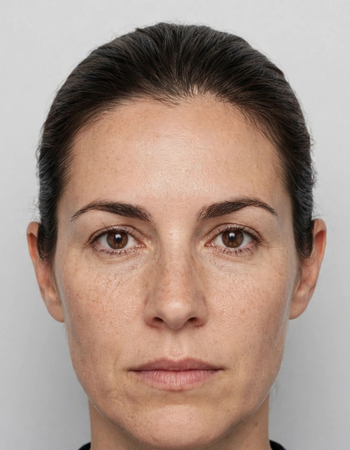
#> input picture portrait.png, 350 x 450 px
$ python draw.py
#> lines starting #> are read from the running program, lines starting #| are printed output that depends on the picture
#!/usr/bin/env python3
"""
draw.py -- deterministic generator for an invented passport spread.

Builds a 1024x720 image of an open passport of the (fictional) Republic of
Sorvane: a data page on the left and a visas / endorsements page on the
right, and writes it to entry.png next to this file.

Sorvane is a mountain republic on Lake Ilvara.  Its only land frontier
post, Brezhan, stands on the shore of the lake, and the road to the
neighbouring state of Kharovia runs straight across the ice.  The post
therefore exists only in winter: it opens when the lake ice is certified
at 40 cm or more and closes again at the thaw.  That single fact is woven
through the endorsements box, the Kharovian visa conditions and the
Brezhan ice-post stamps.

Everything is drawn with Pillow from fixed data and fixed random seeds,
so repeated runs produce a byte-identical entry.png.  The two-line ICAO
machine-readable zone at the foot of the data page is computed here from
the printed fields, with genuine 7-3-1 check digits.

Run:  python3 draw.py
"""

import math
import os
import random

from PIL import Image, ImageDraw, ImageEnhance, ImageFilter, ImageFont

HERE = os.path.dirname(os.path.abspath(__file__))
W, H = 1024, 720

# --------------------------------------------------------------------------
# Holder / document data -- the single source of truth for print and MRZ.
# --------------------------------------------------------------------------
SURNAME = "OSTREV"
GIVEN = "MIRA ELEN"
NATIONALITY_MRZ = "SRV"
DOC_NUMBER = "S7V482916"          # 9 characters
DOB_MRZ = "890314"                # 14 MAR 1989
SEX_MRZ = "F"
EXPIRY_MRZ = "310206"             # 06 FEB 2031
PERSONAL_NO = "289031442107"      # 12 digits, padded to 14 in the MRZ

# --------------------------------------------------------------------------
# Fonts (system fonts only -- the grader sandbox has no network).
# --------------------------------------------------------------------------
SANS = "/usr/share/fonts/truetype/liberation/LiberationSans-Regular.ttf"
SANS_B = "/usr/share/fonts/truetype/liberation/LiberationSans-Bold.ttf"
SERIF = "/usr/share/fonts/truetype/liberation/LiberationSerif-Regular.ttf"
SERIF_B = "/usr/share/fonts/truetype/liberation/LiberationSerif-Bold.ttf"
MONO = "/usr/share/fonts/truetype/dejavu/DejaVuSansMono.ttf"
MONO_B = "/usr/share/fonts/truetype/dejavu/DejaVuSansMono-Bold.ttf"


def F(path, size):
    return ImageFont.truetype(path, size)


# --------------------------------------------------------------------------
# ICAO 9303 check digits (weights 7-3-1 repeating).
# --------------------------------------------------------------------------
def _char_value(ch):
    if ch == "<":
        return 0
    if ch.isdigit():
        return int(ch)
    return ord(ch) - 55  # A=10 .. Z=35


def check_digit(data):
    weights = (7, 3, 1)
    total = sum(_char_value(c) * weights[i % 3] for i, c in enumerate(data))
    return str(total % 10)


def build_mrz():
    line1 = ("P<" + NATIONALITY_MRZ + SURNAME + "<<" +
             GIVEN.replace(" ", "<"))
    line1 = line1.ljust(44, "<")[:44]

    personal = PERSONAL_NO.ljust(14, "<")[:14]
    body = (DOC_NUMBER + check_digit(DOC_NUMBER)
            + NATIONALITY_MRZ
            + DOB_MRZ + check_digit(DOB_MRZ)
            + SEX_MRZ
            + EXPIRY_MRZ + check_digit(EXPIRY_MRZ)
            + personal + check_digit(personal))
    composite_src = (DOC_NUMBER + check_digit(DOC_NUMBER)
                     + DOB_MRZ + check_digit(DOB_MRZ)
                     + EXPIRY_MRZ + check_digit(EXPIRY_MRZ)
                     + personal + check_digit(personal))
    line2 = body + check_digit(composite_src)
    assert len(line1) == 44 and len(line2) == 44, (line1, line2)
    return line1, line2


# --------------------------------------------------------------------------
# Paper, texture, guilloche.
# --------------------------------------------------------------------------
INK = (43, 48, 66)          # muted blue-black print ink
INK_SOFT = (74, 80, 98)
LABEL = (96, 104, 122)
RULE = (150, 152, 148)


def paper_page(rng_seed):
    """One textured off-white security-paper page (490 x 684)."""
    pw, ph = 490, 684
    base = Image.new("RGB", (pw, ph), (240, 235, 220))
    noise = Image.effect_noise((pw, ph), 11).convert("L")
    base = Image.composite(Image.new("RGB", (pw, ph), (232, 226, 208)),
                           base, noise.point(lambda v: 26 if v > 150 else 0))
    d = ImageDraw.Draw(base, "RGBA")
    rng = random.Random(rng_seed)
    # faint paper fibres
    for _ in range(260):
        x, y = rng.uniform(0, pw), rng.uniform(0, ph)
        ln = rng.uniform(3, 9)
        d.line([x, y, x + ln, y + rng.uniform(-1.5, 1.5)],
               fill=(120, 118, 104, 14), width=1)
    # guilloche: two families of fine interlaced sine waves, very pale
    for k in range(26):
        y0 = 8 + k * 27
        pts = []
        for x in range(0, pw + 4, 4):
            y = y0 + 7 * math.sin(x / 46.0 + k * 0.9) \
                   + 3 * math.sin(x / 13.0 + k * 1.7)
            pts.append((x, y))
        d.line(pts, fill=(110, 148, 150, 26), width=1)
    for k in range(18):
        x0 = 10 + k * 28
        pts = []
        for y in range(0, ph + 4, 4):
            x = x0 + 6 * math.sin(y / 52.0 + k * 1.1) \
                   + 3 * math.cos(y / 15.0 + k * 0.6)
            pts.append((x, y))
        d.line(pts, fill=(178, 138, 138, 20), width=1)
    # a soft central rosette behind the middle of the page
    cx, cy = pw // 2, ph // 2
    for r in range(16, 150, 9):
        d.ellipse([cx - r, cy - int(r * 0.72), cx + r, cy + int(r * 0.72)],
                  outline=(110, 148, 150, 18), width=1)
    return base


def text(d, xy, s, font, fill=INK, anchor="la", spacing=0):
    d.text(xy, s, font=font, fill=fill, anchor=anchor, spacing=spacing)


def draw_emblem(d, cx, cy, r):
    """Simple state emblem: ring, peaks over lake waves, one star."""
    col = (86, 100, 122)
    d.ellipse([cx - r, cy - r, cx + r, cy + r], outline=col, width=2)
    d.ellipse([cx - r + 4, cy - r + 4, cx + r - 4, cy + r - 4],
              outline=col, width=1)
    # twin peaks
    d.line([cx - r * 0.55, cy + r * 0.05, cx - r * 0.12, cy - r * 0.42],
           fill=col, width=2)
    d.line([cx - r * 0.12, cy - r * 0.42, cx + r * 0.18, cy + r * 0.05],
           fill=col, width=2)
    d.line([cx + r * 0.05, cy - r * 0.05, cx + r * 0.38, cy - r * 0.34],
           fill=col, width=2)
    d.line([cx + r * 0.38, cy - r * 0.34, cx + r * 0.58, cy + r * 0.05],
           fill=col, width=2)
    # lake waves
    for i, yy in enumerate((0.22, 0.38, 0.54)):
        pts = []
        for t in range(21):
            x = cx - r * 0.55 + t * (r * 1.1 / 20)
            y = cy + r * yy + 2.2 * math.sin(t / 2.6 + i * 1.3)
            pts.append((x, y))
        d.line(pts, fill=col, width=1)
    # star above the peaks
    sx, sy, sr = cx, cy - r * 0.66, r * 0.13
    pts = []
    for i in range(10):
        ang = -math.pi / 2 + i * math.pi / 5
        rad = sr if i % 2 == 0 else sr * 0.45
        pts.append((sx + rad * math.cos(ang), sy + rad * math.sin(ang)))
    d.polygon(pts, fill=col)


def signature(d, x, y, w):
    """A handwritten-style scrawl: tall looped initial, low humps, tail."""
    col = (38, 44, 84)
    # tall loop of the initial letter
    pts = []
    for i in range(41):
        t = i / 40 * 2 * math.pi
        pts.append((x + 12 + 10 * math.sin(t), y + 2 - 13 * math.cos(t)
                    + 4 * math.sin(t)))
    d.line(pts, fill=col, width=2, joint="curve")
    # the body of the name: two low humps sinking to the baseline
    pts = []
    for i in range(81):
        t = i / 80
        px = x + 16 + t * (w - 34)
        py = y + 12 - 9 * math.sin(t * math.pi * 2.2) * (1 - t * 0.55) \
            - 3 * math.sin(t * math.pi * 7.0)
        pts.append((px, py))
    d.line(pts, fill=col, width=2, joint="curve")
    # rising tail stroke that crosses back over the end
    d.line([x + w - 26, y + 14, x + w - 4, y - 6], fill=col, width=1)
    # underline flourish
    pts = [(x + 4 + t * (w - 10), y + 19 + 2.5 * math.sin(t * 8.0))
           for t in [i / 40 for i in range(41)]]
    d.line(pts, fill=col, width=1)


# --------------------------------------------------------------------------
# Rubber stamps: drawn on their own layer, speckled, rotated, pasted.
# --------------------------------------------------------------------------
def _speckle(img, rng, keep=0.86):
    px = img.load()
    w, h = img.size
    for yy in range(h):
        for xx in range(w):
            r, g, b, a = px[xx, yy]
            if a and rng.random() > keep:
                px[xx, yy] = (r, g, b, int(a * rng.uniform(0.1, 0.5)))
    return img


def round_stamp(lines, ink, radius, seed, date_line=None):
    s = radius * 2 + 16
    img = Image.new("RGBA", (s, s), (0, 0, 0, 0))
    d = ImageDraw.Draw(img)
    c = s // 2
    d.ellipse([8, 8, s - 8, s - 8], outline=ink + (205,), width=3)
    d.ellipse([15, 15, s - 15, s - 15], outline=ink + (170,), width=1)
    n = len(lines) + (1 if date_line else 0)
    y = c - (n * 15 - 3) // 2 - 6
    for ln in lines:
        text(d, (c, y), ln, F(SANS_B, 10), ink + (205,), anchor="ma")
        y += 15
    if date_line:
        text(d, (c, y + 1), date_line, F(MONO_B, 13), ink + (220,),
             anchor="ma")
    return _speckle(img, random.Random(seed))


def rect_stamp(lines, ink, w, h, seed, date_line=None):
    img = Image.new("RGBA", (w + 12, h + 12), (0, 0, 0, 0))
    d = ImageDraw.Draw(img)
    d.rectangle([5, 5, w + 6, h + 6], outline=ink + (200,), width=3)
    d.rectangle([10, 10, w + 1, h + 1], outline=ink + (150,), width=1)
    n = len(lines) + (1 if date_line else 0)
    y = (h + 12 - ((n - 1) * 15 + 13)) // 2
    for ln in lines:
        text(d, ((w + 12) // 2, y), ln, F(SANS_B, 10), ink + (200,),
             anchor="ma")
        y += 15
    if date_line:
        text(d, ((w + 12) // 2, y + 1), date_line, F(MONO_B, 13),
             ink + (215,), anchor="ma")
    return _speckle(img, random.Random(seed))


def paste_rot(base, stamp, cx, cy, angle):
    rot = stamp.rotate(angle, resample=Image.BICUBIC, expand=True)
    base.alpha_composite(rot, (int(cx - rot.width / 2),
                               int(cy - rot.height / 2)))


# --------------------------------------------------------------------------
# Left page: the data page.
# --------------------------------------------------------------------------
def data_field(d, x, y, label, value, vfont=None):
    text(d, (x, y), label, F(SANS, 8), LABEL)
    text(d, (x, y + 10), value, vfont or F(SANS_B, 14), INK)


def build_left(page):
    page = page.convert("RGBA")
    d = ImageDraw.Draw(page, "RGBA")
    # header
    draw_emblem(d, 52, 44, 26)
    text(d, (256, 22), "REPUBLIKA SORVANE", F(SERIF_B, 19), INK,
         anchor="ma")
    text(d, (256, 46), "REPUBLIC OF SORVANE", F(SANS, 10), INK_SOFT,
         anchor="ma")
    text(d, (256, 62), "PASPORT  ·  PASSPORT", F(SANS_B, 11),
         (122, 60, 54), anchor="ma")
    d.line([26, 82, 464, 82], fill=RULE, width=1)
    text(d, (256, 88), "REPUBLIKA SORVANE · MINISTERUL DE INTERNE · ",
         F(SANS, 6), (140, 146, 150), anchor="ma")
    text(d, (26, 100), "DATE PERSONALE / PERSONAL PARTICULARS",
         F(SANS_B, 9), INK_SOFT)
    text(d, (464, 100), "3", F(SERIF_B, 13), INK_SOFT, anchor="ra")

    # portrait, in its thin official border
    portrait = Image.open(os.path.join(HERE, "portrait.png")).convert("RGB")
    portrait = portrait.resize((148, 190), Image.LANCZOS)
    page.paste(portrait, (30, 122))
    d.rectangle([29, 121, 179, 313], outline=(90, 96, 110), width=1)
    d.rectangle([27, 119, 181, 315], outline=(150, 152, 148), width=1)
    text(d, (105, 320), "FOTOGRAFIE / PHOTOGRAPH", F(SANS, 7), LABEL,
         anchor="ma")

    # ghost image -- the faint second portrait used as a security feature
    ghost = portrait.convert("L").resize((62, 80), Image.LANCZOS)
    ghost = ImageEnhance.Contrast(ghost).enhance(0.75)
    ghost_rgb = Image.merge("RGB", (ghost, ghost, ghost))
    page.paste(ghost_rgb, (398, 452))
    gd = ImageDraw.Draw(page, "RGBA")
    gd.rectangle([397, 451, 461, 533], outline=(150, 152, 148, 160),
                 width=1)
    d = ImageDraw.Draw(page, "RGBA")

    # data fields, right of the portrait
    fx = 196
    data_field(d, fx, 122, "TIP / TYPE", "P")
    data_field(d, 252, 122, "COD / CODE", "SRV")
    data_field(d, 330, 122, "NR. DOCUMENT / DOCUMENT No.", DOC_NUMBER,
               F(MONO_B, 13))
    data_field(d, fx, 160, "NUME / SURNAME", "OSTREV", F(SANS_B, 16))
    data_field(d, fx, 198, "PRENUME / GIVEN NAMES", "MIRA ELEN",
               F(SANS_B, 16))
    data_field(d, fx, 236, "CETATENIE / NATIONALITY",
               "SORVANA / SORVANIAN")
    data_field(d, fx, 272, "DATA NASTERII / DATE OF BIRTH",
               "14 MAR 1989")
    data_field(d, 352, 272, "SEX / SEX", "F")
    data_field(d, fx, 308, "LOCUL NASTERII / PLACE OF BIRTH", "VELBRANN")
    d.line([196, 344, 464, 344], fill=RULE, width=1)
    data_field(d, fx, 352, "DATA ELIBERARII / DATE OF ISSUE",
               "06 FEB 2021")
    data_field(d, 352, 352, "VALABIL PANA LA / EXPIRY", "06 FEB 2031")
    data_field(d, fx, 388, "OFICIUL EMITENT / ISSUING OFFICE",
               "VELBRANN — OFICIUL CENTRAL", F(SANS_B, 12))
    text(d, (fx, 414), "CENTRAL PASSPORT OFFICE", F(SANS_B, 12), INK)

    # holder's signature, under the portrait
    text(d, (30, 352), "SEMNATURA TITULARULUI", F(SANS, 8), LABEL)
    text(d, (30, 362), "HOLDER'S SIGNATURE", F(SANS, 8), LABEL)
    signature(d, 32, 388, 140)
    d.line([30, 412, 178, 412], fill=RULE, width=1)

    # observations block
    d.rectangle([28, 446, 384, 540], outline=RULE, width=1)
    text(d, (36, 452), "OBSERVATII / OBSERVATIONS", F(SANS_B, 9),
         INK_SOFT)
    obs = [
        "Titularul poate traversa frontiera la Brezhan numai",
        "pe drumul de gheata al lacului Ilvara, in timp ce",
        "gheata este certificata la 40 cm sau mai mult.",
        "The bearer may cross at Brezhan only by the Lake",
        "Ilvara ice road, while the ice is certified at",
        "40 cm or more. Ice certificate no. to be entered",
        "by the crossing officer. In thaw season the post",
        "is closed; use the Vostra ferry landing.",
    ]
    y = 468
    for ln in obs:
        text(d, (36, y), ln, F(SANS, 9.5), INK_SOFT)
        y += 12

    # machine-readable zone
    line1, line2 = build_mrz()
    d.rectangle([0, 596, 490, 684], fill=(246, 243, 233))
    d.line([0, 596, 490, 596], fill=RULE, width=1)
    text(d, (22, 614), line1, F(MONO, 16), (30, 32, 40))
    text(d, (22, 644), line2, F(MONO, 16), (30, 32, 40))
    return page


# --------------------------------------------------------------------------
# Right page: endorsements, one visa sticker, border stamps.
# --------------------------------------------------------------------------
def wrap(d, x, y, s, font, fill, width, leading=12):
    words, lines, cur = s.split(), [], ""
    for wd in words:
        trial = (cur + " " + wd).strip()
        if d.textlength(trial, font=font) <= width:
            cur = trial
        else:
            lines.append(cur)
            cur = wd
    if cur:
        lines.append(cur)
    for ln in lines:
        text(d, (x, y), ln, font, fill)
        y += leading
    return y


def build_right(page):
    page = page.convert("RGBA")
    d = ImageDraw.Draw(page, "RGBA")
    text(d, (26, 24), "VIZE SI MENTIUNI", F(SERIF_B, 15), INK)
    text(d, (26, 46), "VISAS AND ENDORSEMENTS", F(SANS, 9), INK_SOFT)
    text(d, (464, 24), "12", F(SERIF_B, 13), INK_SOFT, anchor="ra")
    d.line([26, 66, 464, 66], fill=RULE, width=1)

    # endorsements box -- the ice-road condition
    d.rectangle([26, 78, 464, 186], outline=(120, 126, 138), width=1)
    d.rectangle([29, 81, 461, 183], outline=RULE, width=1)
    text(d, (38, 88), "MENTIUNI / ENDORSEMENTS", F(SANS_B, 9), INK_SOFT)
    y = wrap(d, 38, 106,
             "The bearer may cross the Sorvane–Kharovian frontier at "
             "Brezhan only while the Lake Ilvara ice is certified at "
             "40 cm or more. In thaw season the ice post is closed and "
             "the frontier may be crossed only at the Vostra ferry "
             "landing. — Oficiul de Frontiera, Velbrann.",
             F(SANS, 10), INK, 414, 13)

    # the Kharovian visa sticker, pasted at a slight angle
    visa = Image.new("RGBA", (272, 198), (0, 0, 0, 0))
    vd = ImageDraw.Draw(visa)
    vd.rounded_rectangle([1, 1, 270, 196], radius=7,
                         fill=(238, 232, 205, 255),
                         outline=(122, 110, 70, 255), width=2)
    vd.rounded_rectangle([1, 1, 270, 34], radius=7,
                         fill=(96, 44, 52, 255))
    vd.rectangle([1, 24, 270, 34], fill=(96, 44, 52, 255))
    text(vd, (12, 8), "KHAROVIA", F(SERIF_B, 15), (246, 240, 222))
    text(vd, (260, 11), "VIZA / VISA", F(SANS_B, 11), (246, 240, 222),
         anchor="ra")
    rows = [
        ("VIZA Nr. / VISA No.", "KH-2021-88413"),
        ("TIP / TYPE", "C — ICE SEASON VISITOR"),
        ("VALABILA / VALID", "10 DEC 2021 — 20 MAR 2022"),
        ("INTRARI / ENTRIES · ELIBERATA / ISSUED",
         "MULT — VELBRANN CONSULATE, 02 DEC 2021"),
        ("TITULAR / HOLDER · PASPORT Nr.",
         "OSTREV MIRA ELEN · " + DOC_NUMBER),
    ]
    yy = 44
    for lab, val in rows:
        text(vd, (12, yy), lab, F(SANS, 7.5), (110, 104, 84))
        text(vd, (12, yy + 9), val, F(SANS_B, 10), (52, 50, 44))
        yy += 21
    vd.line([10, 160, 262, 160], fill=(150, 140, 104), width=1)
    text(vd, (12, 166),
         "ENTRY ONLY VIA THE BREZHAN–VOSTRA ICE ROAD WHILE ICE",
         F(SANS, 7.5), (96, 44, 52))
    text(vd, (12, 174),
         "IS CERTIFIED ≥ 40 CM; IN THAW, VIA VOSTRA FERRY ONLY.",
         F(SANS, 7.5), (96, 44, 52))
    visa = visa.rotate(-1.2, resample=Image.BICUBIC, expand=True)
    shadow = Image.new("RGBA", visa.size, (0, 0, 0, 70))
    shadow = shadow.filter(ImageFilter.GaussianBlur(3))
    page.paste(shadow, (30, 214), shadow)
    page.paste(visa, (24, 206), visa)
    d = ImageDraw.Draw(page, "RGBA")

    # ---- border stamps, in travel order -------------------------------
    blue = (38, 62, 138)
    violet = (96, 52, 128)
    green = (30, 104, 74)
    rust = (142, 52, 40)
    teal = (16, 110, 116)

    # ice certificate stamp, overlapping the endorsements box
    paste_rot(page, rect_stamp(
        ["ICE CERT. No 0417", "LAKE ILVARA — 46 CM"], teal, 176, 54,
        seed=41, date_line="BREZHAN 18.12.2021"),
        368, 196, -4)
    # 1 -- exit Sorvane at the Brezhan ice post
    paste_rot(page, rect_stamp(
        ["SORVANE · BREZHAN", "ICE POST — EXIT"], blue, 158, 54,
        seed=42, date_line="18 DEC 2021"), 388, 268, 3)
    # 2 -- entry Kharovia, far shore of the frozen lake
    paste_rot(page, round_stamp(
        ["KHAROVIA", "VOSTRA ICE STN", "ENTRY"], violet, 52, seed=43,
        date_line="18.12.2021"), 392, 420, -8)
    # 3 -- entry Dalmarek by air, much later
    paste_rot(page, round_stamp(
        ["DALMAREK", "AEROPORT INT'L", "ENTRY"], rust, 50, seed=44,
        date_line="14.09.2024"), 388, 552, 7)
    # 4 -- exit Kharovia
    paste_rot(page, round_stamp(
        ["KHAROVIA", "VOSTRA", "EXIT"], violet, 50, seed=45,
        date_line="09.01.2022"), 226, 500, 6)
    # 5 -- re-entry to Sorvane at Brezhan
    paste_rot(page, rect_stamp(
        ["SORVANE · BREZHAN", "ICE POST — ENTRY"], blue, 158, 54,
        seed=46, date_line="09 JAN 2022"), 120, 472, -2)
    # 6 -- entry Fenmark by summer ferry
    paste_rot(page, rect_stamp(
        ["FENMARK · PORT SABLE", "FERRY TERMINAL — ENTRY"], green,
        168, 54, seed=47, date_line="22 JUN 2023"), 128, 596, 2)
    # 7 -- exit Fenmark
    paste_rot(page, rect_stamp(
        ["FENMARK · PORT SABLE", "EXIT"], green, 158, 54, seed=48,
        date_line="30 JUN 2023"), 330, 648, -5)
    return page


# --------------------------------------------------------------------------
# Assemble the open book.
# --------------------------------------------------------------------------
def build():
    rng = random.Random(20261121)
    canvas = Image.new("RGB", (W, H), (34, 31, 28))
    nd = ImageDraw.Draw(canvas, "RGBA")
    for _ in range(2600):  # tabletop grain
        x, y = rng.uniform(0, W), rng.uniform(0, H)
        nd.point((x, y), fill=(rng.randint(18, 30), rng.randint(16, 26),
                               rng.randint(14, 24), 255))

    left = build_left(paper_page(101))
#> in paper_page, `noise = Image.effect_noise((pw, ph), 11).convert("L")`:
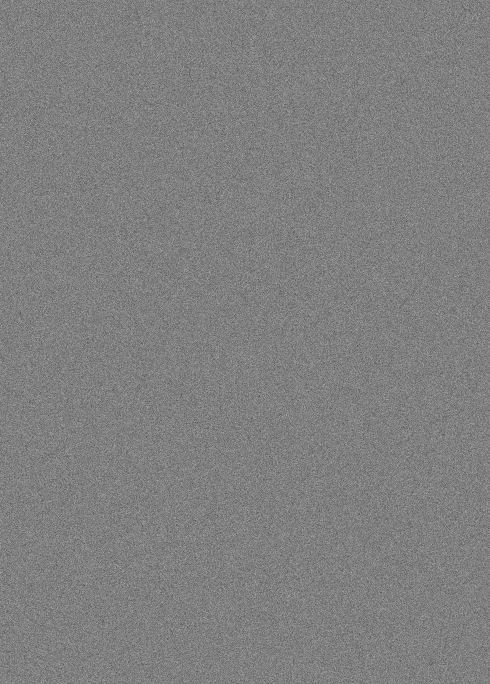
#> noise: PIL image 490x684 L; min 77, max 179, mean 127.5
#> in build_left, portrait is the input picture: PIL image 350x450 RGB; mean R, G, B 169.1, 146.8, 135.4
#> after the loop in build_left, `for ln in obs:`: y = 564
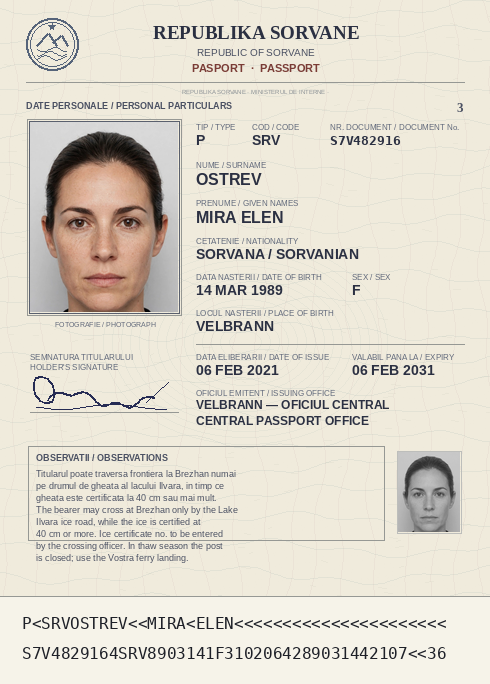
#> left: PIL image 490x684 RGBA; mean R, G, B, A 222.7, 217.2, 205.2, 254.9; transparent parts drawn white
    right = build_right(paper_page(202))
#> in build_right, `y = wrap(d, 38, 106, "The bearer may cross the Sorvane–Kharovian front..`: y = 145
#> after the loop in build_right, `for lab, val in rows:`: yy = 149
#> in build_right, `visa = visa.rotate(-1.2, resample=Image.BICUBIC, expand=True)`:
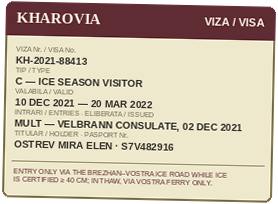
#> visa: PIL image 278x204 RGBA; mean R, G, B, A 189, 175.7, 156.7, 237.7; transparent parts drawn white
#> after the loop in rect_stamp, `for ln in lines:`: y = 41
#> in paste_rot, `rot = stamp.rotate(angle, resample=Image.BICUBIC, expand=True)`:
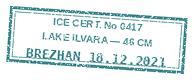
#> rot: PIL image 194x80 RGBA; mean R, G, B, A 3.7, 30.9, 32.7, 33.3; transparent parts drawn white
#> call 2 of rect_stamp, with ink = (38, 62, 138), w = 158, h = 54, seed = 42, date_line = '18 DEC 2021'
#> in rect_stamp (call 2), `return _speckle(img, random.Random(seed))`:
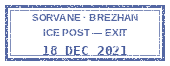
#> returned value: PIL image 170x66 RGBA; mean R, G, B, A 10.1, 16.4, 36.6, 38; transparent parts drawn white
#> call 2 of paste_rot, with cx = 388, cy = 268, angle = 3
#> in paste_rot (call 2), `base.alpha_composite(rot, (int(cx - rot.width / 2), int(cy - rot.heigh..`:
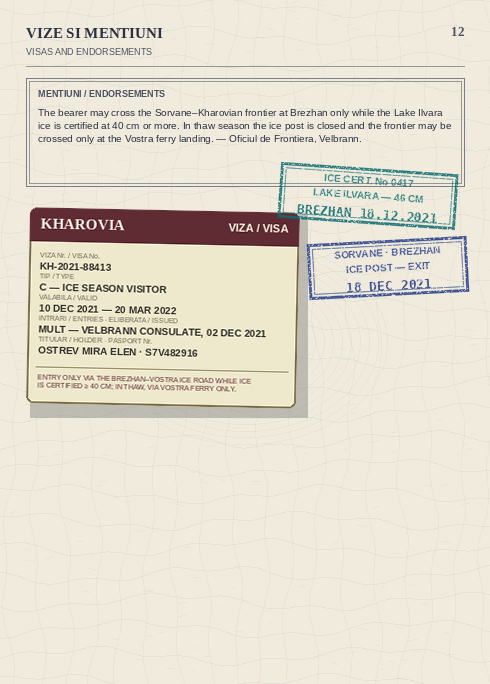
#> base: PIL image 490x684 RGBA; mean R, G, B, A 227.3, 221.8, 207.3, 254.1; transparent parts drawn white
#> after the loop in round_stamp, `for ln in lines:`: y = 71
#> call 4 of paste_rot, with cx = 388, cy = 552, angle = 7
#> in paste_rot (call 4), `rot = stamp.rotate(angle, resample=Image.BICUBIC, expand=True)`:
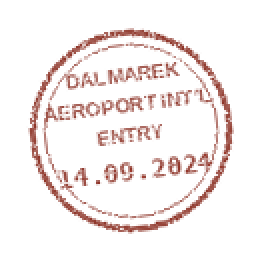
#> rot: PIL image 130x130 RGBA (shown 2 times larger); mean R, G, B, A 27.5, 9.2, 6.9, 22.1; transparent parts drawn white
#> (the rest of the program and of its run is left out)
